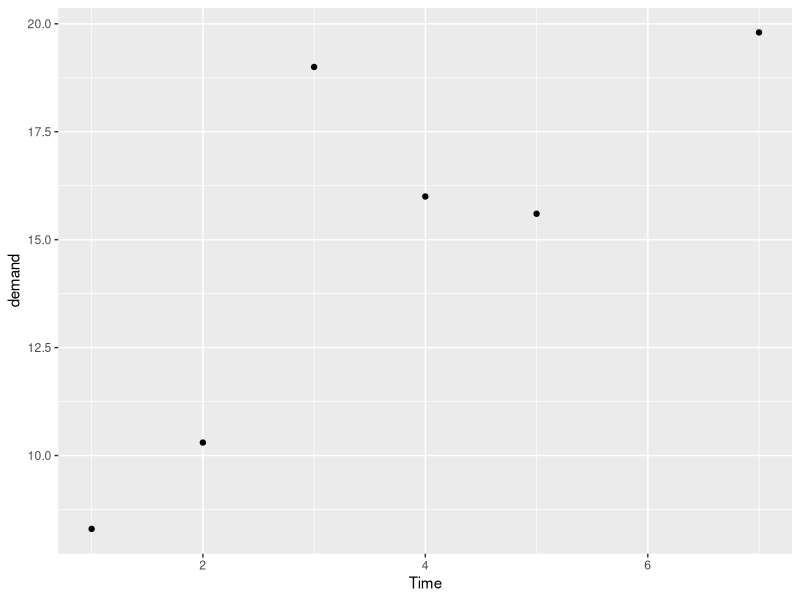

The R script that drew this image:
## ---- chunk 1
knitr::opts_chunk$set(echo = TRUE)
## ---- chunk 2
## knitr::read_chunk('01_analysis.R')
## ---- chunk 3
library(knitr)
library(ggplot2)
## ---- chunk 4
x <- rnorm(10)
summary(x)
## ---- chunk 5
camalCase <- mean(c(1:5))
word.1 <- "Word"
## ---- chunk 6
knitr::kable(BOD, caption="(ref:tab-cap)", format='html', booktabs=TRUE)
## ---- chunk 7
ggplot(BOD) +
 geom_point(aes(y=demand, x=Time))
## ---- chunk 8
sessionInfo()
